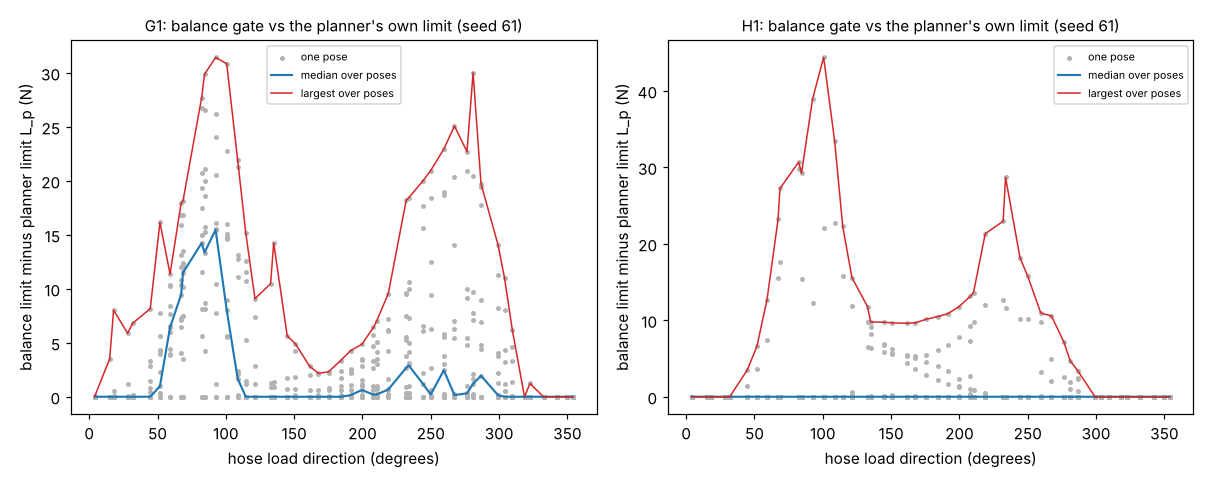

Write the Python code that produced this figure.
"""Figure for milestone 61: python experiments/m61_lastfour/figure.py (reads results.json)."""
import json
import os

import matplotlib
matplotlib.use("Agg")
import matplotlib.pyplot as plt  # noqa: E402
import numpy as np  # noqa: E402

HERE = os.path.dirname(os.path.abspath(__file__))
D = json.load(open(os.path.join(HERE, "results.json")))
phis = np.array([p for _, p in D["loads"]])
order = np.argsort(phis)
fig, axes = plt.subplots(1, 2, figsize=(11, 4.4))
for ax, n in zip(axes, ("g1", "h1")):
    gaps = []
    for k in D["limits"]:
        if f"'{n}'" not in k:
            continue
        a = np.array([np.nan if v is None else v for v in D["limits"][k]], float)
        b = np.array([np.nan if v is None else v for v in D["lp"][k]], float)
        gaps.append((a - b)[order])
    G = np.array(gaps)
    for i, g in enumerate(G):
        ax.scatter(phis[order], g, s=5, color="0.7", label="one pose" if i == 0 else None)
    ax.plot(phis[order], np.nanmedian(G, axis=0), color="C0", lw=1.4, label="median over poses")
    ax.plot(phis[order], np.nanmax(G, axis=0), color="C3", lw=1.0, label="largest over poses")
    esc = [(x, r) for x in D["runs"] if x["robot"] == n for r in x["rows"] if "esc" in r
           and r["esc"].get("Mu") is None and r["esc"].get("S") is None]
    if esc:
        ax.scatter([x["phi"] for x, _ in esc], [r["lim"] - (r["lp"] or 0.0) for _, r in esc], marker="x",
                   color="k", zorder=5, label="unplanned cases (their pose)")
    ax.set_xlabel("hose load direction (degrees)")
    ax.set_ylabel("balance limit minus planner limit L_p (N)")
    ax.set_title(f"{n.upper()}: balance gate vs the planner's own limit (seed {D['seed']})", fontsize=10)
    ax.legend(fontsize=7)
fig.tight_layout()
fig.savefig(os.path.join(HERE, "figure.png"), dpi=110)
print("wrote figure.png")
